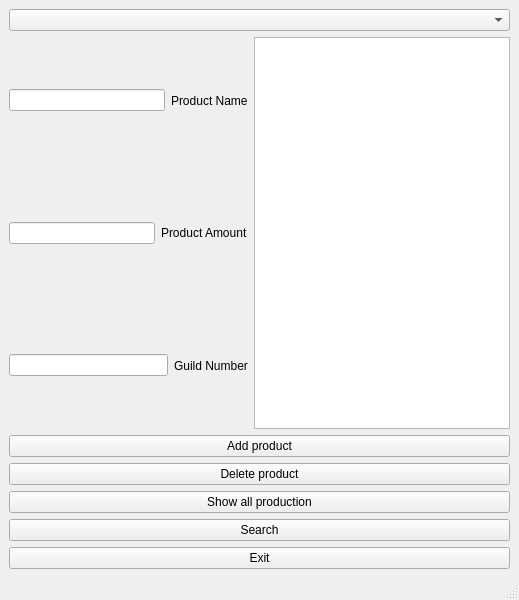
<?xml version="1.0" encoding="UTF-8"?>
<ui version="4.0">
 <class>MainWindow</class>
 <widget class="QMainWindow" name="MainWindow">
  <property name="geometry">
   <rect>
    <x>0</x>
    <y>0</y>
    <width>519</width>
    <height>600</height>
   </rect>
  </property>
  <property name="minimumSize">
   <size>
    <width>519</width>
    <height>600</height>
   </size>
  </property>
  <property name="maximumSize">
   <size>
    <width>519</width>
    <height>600</height>
   </size>
  </property>
  <property name="windowTitle">
   <string>MainWindow</string>
  </property>
  <widget class="QWidget" name="centralwidget">
   <layout class="QGridLayout" name="gridLayout">
    <item row="0" column="0">
     <widget class="QComboBox" name="comboBox"/>
    </item>
    <item row="3" column="0">
     <widget class="QPushButton" name="delete_2">
      <property name="text">
       <string>Delete product</string>
      </property>
     </widget>
    </item>
    <item row="6" column="0">
     <widget class="QPushButton" name="exit">
      <property name="text">
       <string>Exit</string>
      </property>
     </widget>
    </item>
    <item row="1" column="0">
     <layout class="QHBoxLayout" name="horizontalLayout_4">
      <item>
       <layout class="QVBoxLayout" name="verticalLayout">
        <item>
         <layout class="QHBoxLayout" name="horizontalLayout">
          <item>
           <widget class="QLineEdit" name="name"/>
          </item>
          <item>
           <widget class="QLabel" name="label">
            <property name="text">
             <string>Product Name</string>
            </property>
           </widget>
          </item>
         </layout>
        </item>
        <item>
         <layout class="QHBoxLayout" name="horizontalLayout_2">
          <item>
           <widget class="QLineEdit" name="amount"/>
          </item>
          <item>
           <widget class="QLabel" name="label_2">
            <property name="text">
             <string>Product Amount</string>
            </property>
           </widget>
          </item>
         </layout>
        </item>
        <item>
         <layout class="QHBoxLayout" name="horizontalLayout_3">
          <item>
           <widget class="QLineEdit" name="guild"/>
          </item>
          <item>
           <widget class="QLabel" name="label_3">
            <property name="text">
             <string>Guild Number</string>
            </property>
           </widget>
          </item>
         </layout>
        </item>
       </layout>
      </item>
      <item>
       <widget class="QTextBrowser" name="textBrowser"/>
      </item>
     </layout>
    </item>
    <item row="4" column="0">
     <widget class="QPushButton" name="show_all">
      <property name="text">
       <string>Show all production</string>
      </property>
     </widget>
    </item>
    <item row="2" column="0">
     <widget class="QPushButton" name="add_info">
      <property name="text">
       <string>Add product</string>
      </property>
     </widget>
    </item>
    <item row="5" column="0">
     <widget class="QPushButton" name="search">
      <property name="text">
       <string>Search</string>
      </property>
     </widget>
    </item>
   </layout>
  </widget>
  <widget class="QStatusBar" name="statusbar"/>
 </widget>
 <resources/>
 <connections/>
</ui>
